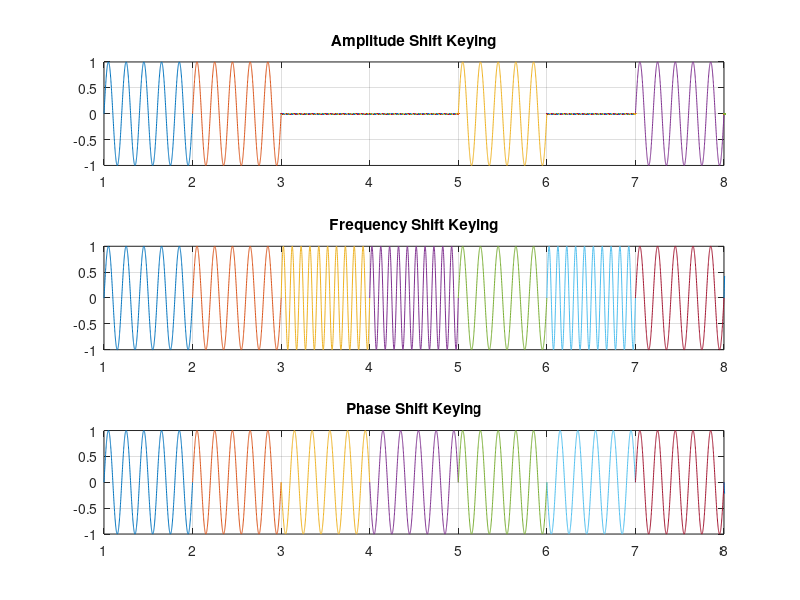

Source code (MATLAB):
% Digital to Analog Conversion using ASK, FSK, and PSK

f = 5; % Frequency for ASK and PSK
f2 = 10; % Frequency for FSK

x = [1 1 0 0 1 0 1 0]; % Input signal
nx = length(x); % Number of elements in the input signal

figure; % Create a new figure for plotting

% Loop through each element of the input signal
for i = 1:nx
    t = i:0.001:i+1;  % Time vector for each signal element
    
    % Generate signals based on the current input value
    if x(i) == 1
        ask = sin(2*pi*f*t); % Amplitude Shift Keying
        fsk = sin(2*pi*f*t); % Frequency Shift Keying
        psk = sin(2*pi*f*t); % Phase Shift Keying
    else
        ask = 0; % No signal for ASK
        fsk = sin(2*pi*f2*t); % Frequency Shift Keying with different frequency
        psk = sin(2*pi*f*t + pi); % Phase Shift Keying with phase shift
    end
    
    % Plot the signals
    subplot(3,1,1);
    plot(t, ask); hold on; grid on;
    axis([1 nx -1 1]);
    title('Amplitude Shift Keying');
    
    subplot(3,1,2);
    plot(t, fsk); hold on; grid on;
    axis([1 nx -1 1]);
    title('Frequency Shift Keying');
    
    subplot(3,1,3);
    plot(t, psk); hold on; grid on;
    axis([1 nx -1 1]);
    title('Phase Shift Keying');
end
